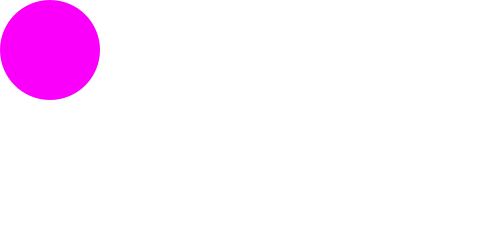
Frame 1 (no input)
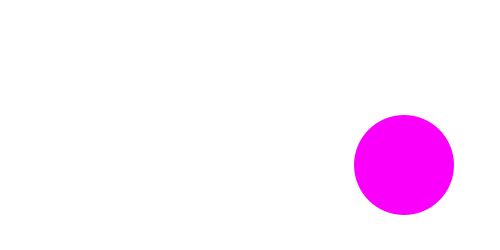
Frame 60 (the mouse pressed at the canvas centre just before this capture)
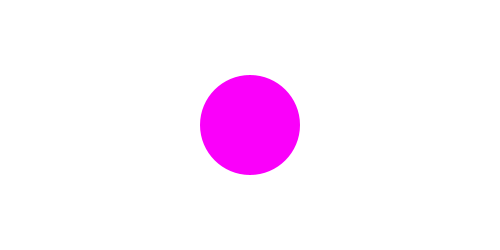
Frame 120 (the mouse held since frame 60 and released just before this capture)

The Processing sketch that drew these frames (run headless with seeded random() and noise(); from frame 60 on, the mouse is pressed at the canvas centre):

// Processing sketch: processing_127619
// ── processing_127619.pde

int x = 50;
int y = 50;
 
int dx = 6; //velocity
int dy = 5;
 
 
void setup() {  //setup function called initially, only once
  size(500, 250);
  background(50);  //set background white
  }
 
 void draw() { //draw function loops
background(255);
noStroke();
 
fill(250, 0, 250);
ellipse(x,y,100,100); //ball
 
x = x + dx;
y = y + dy;
 
if (mousePressed){
 
x = mouseX;
y = mouseY;
}
 
 
 
 
 
if (x > 500){
 
 
dx = -9;
 
}
 
else if (x < 0) {
 
dx = 9;
}
 
if (y > 250) {
 
dy *= -1;
}
 
else if (y < 0) {
dy *= -1;
 
}
 
}
